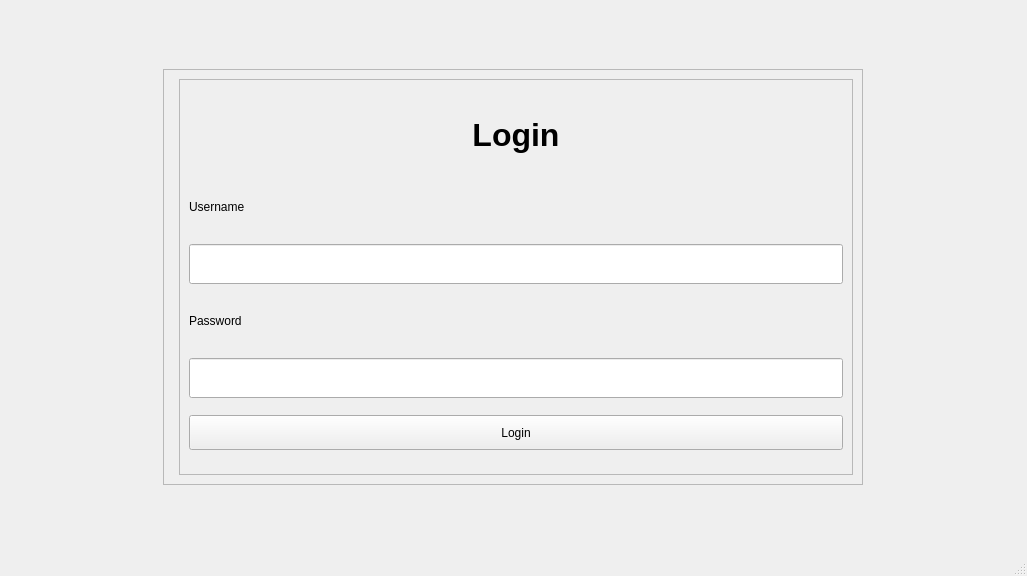
<?xml version="1.0" encoding="UTF-8"?>
<ui version="4.0">
 <class>Login</class>
 <widget class="QMainWindow" name="Login">
  <property name="geometry">
   <rect>
    <x>0</x>
    <y>0</y>
    <width>1027</width>
    <height>576</height>
   </rect>
  </property>
  <property name="windowTitle">
   <string>MainWindow</string>
  </property>
  <widget class="QWidget" name="centralwidget">
   <layout class="QHBoxLayout" name="horizontalLayout_2">
    <item>
     <widget class="QFrame" name="frame">
      <property name="maximumSize">
       <size>
        <width>700</width>
        <height>416</height>
       </size>
      </property>
      <property name="frameShape">
       <enum>QFrame::StyledPanel</enum>
      </property>
      <property name="frameShadow">
       <enum>QFrame::Raised</enum>
      </property>
      <layout class="QHBoxLayout" name="horizontalLayout">
       <item>
        <widget class="QFrame" name="frame_2">
         <property name="minimumSize">
          <size>
           <width>0</width>
           <height>0</height>
          </size>
         </property>
         <property name="frameShape">
          <enum>QFrame::StyledPanel</enum>
         </property>
         <property name="frameShadow">
          <enum>QFrame::Raised</enum>
         </property>
         <widget class="QLabel" name="label_2">
          <property name="geometry">
           <rect>
            <x>10</x>
            <y>20</y>
            <width>63</width>
            <height>20</height>
           </rect>
          </property>
          <property name="text">
           <string>TextLabel</string>
          </property>
         </widget>
        </widget>
       </item>
       <item>
        <widget class="QFrame" name="frame_3">
         <property name="frameShape">
          <enum>QFrame::StyledPanel</enum>
         </property>
         <property name="frameShadow">
          <enum>QFrame::Raised</enum>
         </property>
         <layout class="QGridLayout" name="gridLayout">
          <item row="0" column="0">
           <widget class="QLabel" name="label">
            <property name="minimumSize">
             <size>
              <width>0</width>
              <height>60</height>
             </size>
            </property>
            <property name="maximumSize">
             <size>
              <width>16777215</width>
              <height>70</height>
             </size>
            </property>
            <property name="font">
             <font>
              <pointsize>24</pointsize>
              <bold>true</bold>
             </font>
            </property>
            <property name="text">
             <string>Login</string>
            </property>
            <property name="alignment">
             <set>Qt::AlignCenter</set>
            </property>
           </widget>
          </item>
          <item row="1" column="0">
           <widget class="QLabel" name="lblUserName">
            <property name="minimumSize">
             <size>
              <width>0</width>
              <height>20</height>
             </size>
            </property>
            <property name="maximumSize">
             <size>
              <width>16777215</width>
              <height>40</height>
             </size>
            </property>
            <property name="text">
             <string>Username</string>
            </property>
           </widget>
          </item>
          <item row="2" column="0">
           <widget class="QLineEdit" name="leUserName">
            <property name="maximumSize">
             <size>
              <width>16777215</width>
              <height>40</height>
             </size>
            </property>
           </widget>
          </item>
          <item row="3" column="0">
           <widget class="QLabel" name="lblPassword">
            <property name="minimumSize">
             <size>
              <width>0</width>
              <height>20</height>
             </size>
            </property>
            <property name="maximumSize">
             <size>
              <width>16777215</width>
              <height>40</height>
             </size>
            </property>
            <property name="text">
             <string>Password</string>
            </property>
           </widget>
          </item>
          <item row="4" column="0">
           <widget class="QLineEdit" name="lePassword">
            <property name="maximumSize">
             <size>
              <width>16777215</width>
              <height>40</height>
             </size>
            </property>
            <property name="echoMode">
             <enum>QLineEdit::Password</enum>
            </property>
           </widget>
          </item>
          <item row="5" column="0">
           <widget class="QPushButton" name="btnLogin">
            <property name="maximumSize">
             <size>
              <width>16777215</width>
              <height>35</height>
             </size>
            </property>
            <property name="text">
             <string>Login</string>
            </property>
           </widget>
          </item>
         </layout>
        </widget>
       </item>
      </layout>
     </widget>
    </item>
   </layout>
  </widget>
  <widget class="QMenuBar" name="menubar">
   <property name="geometry">
    <rect>
     <x>0</x>
     <y>0</y>
     <width>1027</width>
     <height>25</height>
    </rect>
   </property>
  </widget>
  <widget class="QStatusBar" name="statusbar"/>
 </widget>
 <resources/>
 <connections/>
</ui>
